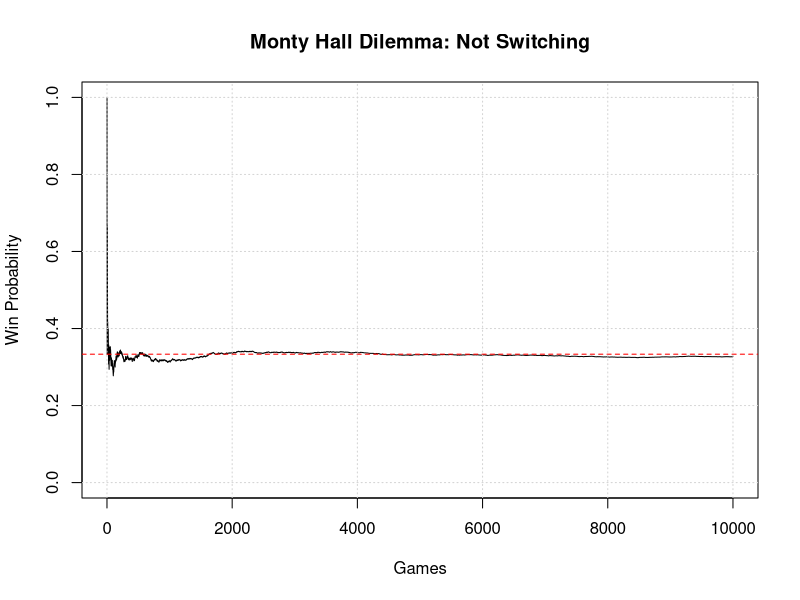
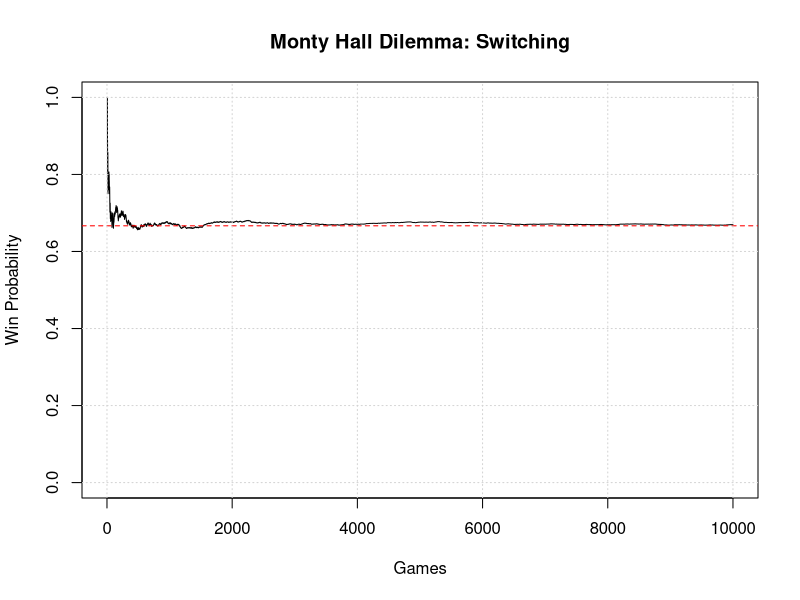

Reproduce these figures in R, in order.
## ---- chunk 1
knitr::opts_chunk$set(echo = TRUE)
## ---- chunk 2
rm(list = ls())
## ---- chunk 3

#################################
## Simulation 1: Not switching ##
#################################

# params
simulations = 10000
outcomes <- c("C", "G", "G")
resmat <- matrix(ncol = 7, nrow = simulations)
colnames(resmat) <- c(1, 2, 3, "Initial Choice", 
                      "Revealed Door", "Subsequent choice", "Win")
options <- c(1:3)

# Simulation
for (i in 1:simulations){
  
  # host sets up the doors: 1 Car and 2 Goats
  resmat[i,1:3] <- sample(x = outcomes, size = 3, replace = FALSE)  

  # guest makes a random choice
  resmat[i,4] <- sample(x = options, size = 1, replace = FALSE)
  
  # host reveals a goat and gives choice between chosen closed
  # and unchosen closed door
  doors <- resmat[i,1:3]
  choice <- as.numeric(resmat[i,4])
  
  if (resmat[i,choice] == "C"){ # situation where guest chose car
    
    resmat[i,5] <- sample(x = options[! options %in% c(choice)], size = 1, 
                          replace = TRUE)
    
  } else { # situation where guest chose goat
    
    resmat[i,5] <- options[! options %in% c(choice,
                                          which(resmat[i,1:3] == "C")[[1]])]
    
  }
  
  # Offer to switch DECLINED
  resmat[i,6] = resmat[i,4]
  
  #Win or no win
  if ( resmat[i,6] == which(resmat[i,1:3] == "C")[[1]] ){
    
    resmat[i,7] = 1 # correct choice: win
    
  } else {
    
    resmat[i,7] = 0 # wrong choice: lose
    
  }
}

head(as.data.frame(resmat), 5)

## ---- chunk 4
###########
## PLOTS ##
###########

plotmat <- matrix(ncol = 2, nrow = simulations)
plotmat[,1] <- (1:simulations)
plotmat[,2] <- cumsum(resmat[,7])/(1:simulations)


plotnosw <- function(){
  plot(x = plotmat[,1], y = plotmat[,2], ylim = c(0,1), type = "l",
       ylab = "Win Probability",
       xlab = "Games",
       main = "Monty Hall Dilemma: Not Switching")
  abline(h = 1/3, col = "red", lty = "dashed")
  grid()
}

plotnosw()
## ---- chunk 5

#############################
## Simulation 2: Switching ##
#############################

# params
resmat <- matrix(ncol = 7, nrow = simulations)
colnames(resmat) <- c(1, 2, 3, "Initial Choice", 
                      "Revealed Door", "Subsequent choice", "Win")

# Simulation
for (i in 1:simulations){
  
  # host sets up the doors: 1 Car and 2 Goats
  resmat[i,1:3] <- sample(x = outcomes, size = 3, replace = FALSE)  

  # guest makes a random choice
  resmat[i,4] <- sample(x = options, size = 1, replace = FALSE)
  
  # host reveals a goat and gives choice between chosen closed
  # and unchosen closed door
  doors <- resmat[i,1:3]
  choice <- as.numeric(resmat[i,4])
  
  if (resmat[i,choice] == "C"){ # situation where guest chose car
    
    resmat[i,5] <- sample(x = options[! options %in% c(choice)], size = 1, 
                          replace = TRUE)
    
  } else { # situation where guest chose goat
    
    resmat[i,5] <- options[! options %in% c(choice,
                                          which(resmat[i,1:3] == "C")[[1]])]
    
  }
  
  # Offer to switch ACCEPTED
  resmat[i,6] <- options[! options %in% c(choice, resmat[i,5])]
  
  #Win or no win
  if ( resmat[i,6] == which(resmat[i,1:3] == "C")[[1]] ){
    
    resmat[i,7] = 1 # correct choice: win
    
  } else {
    
    resmat[i,7] = 0 # wrong choice: lose
    
  }
}

head(as.data.frame(resmat))
## ---- chunk 6
###########
## PLOTS ##
###########

plotmat <- matrix(ncol = 2, nrow = simulations)
plotmat[,1] <- (1:simulations)
plotmat[,2] <- cumsum(resmat[,7])/(1:simulations)


plotsw <- function(){
  plot(x = plotmat[,1], y = plotmat[,2], ylim = c(0,1), type = "l",
       ylab = "Win Probability",
       xlab = "Games",
       main = "Monty Hall Dilemma: Switching")
  abline(h = 2/3, col = "red", lty = "dashed")
  grid()
}

plotsw()
